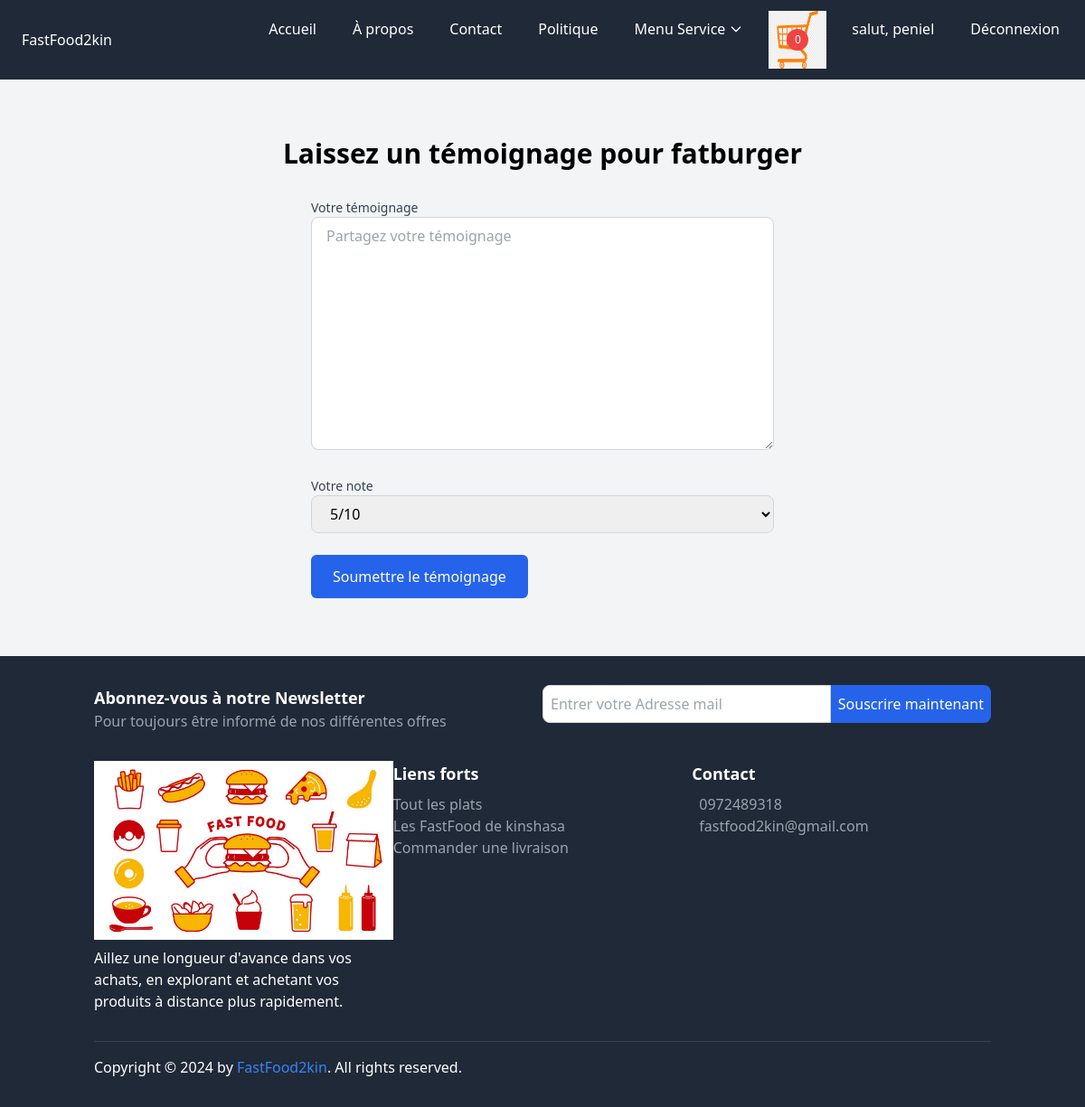
The app's page /user/store/fatburger/add_testimonial/ (signed in) with its own data.
### core/models.py (models this page shows, shortened)
class Cart(models.Model):
    user = models.ForeignKey(settings.AUTH_USER_MODEL, on_delete=models.CASCADE, related_name='carts')
    created_at = models.DateTimeField(auto_now_add=True)
    is_ordered = models.BooleanField(default=False)
    is_active = models.BooleanField(default=True) # Ajoutez ce champ
    def get_item_count(self):
        return sum(item.quantity for item in self.items.all())

class CustomUser(AbstractUser):
    email = models.EmailField(unique=True)
    profile_pic = models.ImageField(upload_to="p_img", blank=True, null=True)
    address = models.CharField(max_length=50, blank=True, null=True)
    phone = models.CharField(max_length=11, blank=True, null=True)
    role = models.CharField(max_length=50, blank=True, null=True)
    bio = models.TextField(blank=True, null=True)
    USERNAME_FIELD = 'email'
    REQUIRED_FIELDS = ('username',)

class Store(models.Model):
    owner = models.ForeignKey(settings.AUTH_USER_MODEL, on_delete=models.CASCADE, related_name="stores")
    name = models.CharField(max_length=255)
    slug=models.SlugField(blank=True, null=True)
    description = models.TextField()
    thumbnail = models.ImageField(upload_to="img", null=True, blank=True, verbose_name="Image du Store")
    created_at = models.DateTimeField(auto_now_add=True)
    updated_at = models.DateTimeField(auto_now=True, verbose_name="Date de mise à jour")
    commune = models.CharField(max_length=100, choices=COMMUNES_CHOICES, default='kinshasa', verbose_name="Commune")

### core/views.py (the view)
# urls.py: path('store/<slug:slug>/add_testimonial/', views.add_testimonial, name='add_testimonial'),
def add_testimonial(request, slug):
    store = Store.objects.get(slug=slug)
    if request.method == 'POST':
        form = TestimonialForm(request.POST)
        if form.is_valid():
            testimonial = form.save(commit=False)
            testimonial.user = request.user  # Assigner l'utilisateur connecté
            testimonial.store = store  # Assigner le magasin
            testimonial.save()
            messages.success(request, 'votre témoignage a été ajoutée avec succès.')
            return redirect('store_detail', slug=store.slug)
    else:
        form = TestimonialForm()
    return render(request, 'core/add_testimonial.html', {'form': form, 'store': store})

### core/forms.py
class TestimonialForm(forms.ModelForm):
    class Meta:
        model = Testimonial
        fields = ['content', 'rating']  # Le champ 'store' est exclu car il est automatiquement pris en compte
        widgets = {
            'content': forms.Textarea(attrs={
                'class': 'w-full px-4 py-2 border border-gray-300 rounded-lg focus:outline-none focus:ring-2 focus:ring-blue-500',
                'placeholder': 'Partagez votre témoignage'
            }),
            'rating': forms.Select(choices=Testimonial.RATING_CHOICES, attrs={
                'class': 'w-full px-4 py-2 border border-gray-300 rounded-lg focus:outline-none focus:ring-2 focus:ring-blue-500'
            })
        }

### core/context_processors.py (called while the page is built)
def cart(request):
    if request.user.is_authenticated:
        cart = get_or_create_cart(request.user)
    else:
        cart = None
    return {'cart': cart}

### core/utils.py (called while the page is built)
def get_or_create_cart(user):
    cart, created = Cart.objects.get_or_create(user=user, is_active=True)
    return cart

### core/templates/core/add_testimonial.html (shortened to what this page needs)
{% extends 'base.html' %}
{% load static %}
{% block content %}
<section class="container mx-auto py-16">
    <h2 class="text-3xl font-bold text-center mb-8">Laissez un témoignage pour {{ store.name }}</h2>
    <form method="POST" class="w-full max-w-lg mx-auto">
        <div class="space-y-6">
            <div>
                <label for="id_content" class="block text-sm font-medium text-gray-700">Votre témoignage</label>
                {{ form.content }}
            </div>
            <div>
                <label for="id_rating" class="block text-sm font-medium text-gray-700">Votre note</label>
                {{ form.rating }}
            </div>
        </div>
        <button type="submit" class="mt-6 px-6 py-3 bg-blue-600 text-white rounded-md hover:bg-blue-700 transition duration-300">
            Soumettre le témoignage
        </button>
    </form>
</section>
{% endblock %}

### templates/base.html (shortened to what this page needs)
{% load static %}
<!DOCTYPE html>
<html lang="fr">
<head>
    <link href="https://cdn.jsdelivr.net/npm/tailwindcss@2.2.19/dist/tailwind.min.css" rel="stylesheet">
</head>
<body class="bg-gray-100">
    <nav class="bg-gray-800 text-white">
        <div class="max-w-7xl mx-auto px-4 py-3 flex justify-between items-center">
            <a href="{% url 'index' %}" class="text-gray hover:underline flex items-center bg-white-800 p-2 rounded">
                FastFood2kin
            </a>
            <div class="hidden md:flex space-x-4">
                <a href="{% url 'index' %}" class="hover:bg-gray-700 px-3 py-2 rounded">Accueil</a>
                <a href="{% url 'apropos' %}" class="hover:bg-gray-700 px-3 py-2 rounded">À propos</a>
                <a href="{% url 'contact' %}" class="hover:bg-gray-700 px-3 py-2 rounded">Contact</a>
                <a href="{% url 'politique' %}" class="hover:bg-gray-700 px-3 py-2 rounded">Politique</a>
<div class="relative">
    <button class="hover:bg-gray-700 px-3 py-2 rounded inline-flex items-center" id="immoDropdownButton">
       Menu Service
        <svg class="ml-1 w-4 h-4" fill="none" stroke="currentColor" viewBox="0 0 24 24" xmlns="http://www.w3.org/2000/svg">
            <path stroke-linecap="round" stroke-linejoin="round" stroke-width="2" d="M19 9l-7 7-7-7"></path>
        </svg>
    </button>
</div>
<a href="{% url 'cart_detail' %}" class="relative inline-block">
    <span id="cart-items-count" class="absolute top-1/2 left-1/2 bg-red-500 text-white rounded-full w-6 h-6 flex items-center justify-center text-xs transform -translate-x-1/2 -translate-y-1/2">
        {{ cart.get_item_count }}
    </span>
</a>
                {% if request.user.is_authenticated %}
                    <a href="{% url 'profile' %}" class="hover:bg-gray-700 px-3 py-2 rounded">salut, {{ request.user.username }}</a>
                    <a href="{% url 'signout' %}" class="hover:bg-gray-700 px-3 py-2 rounded">Déconnexion</a>
                {% else %}
                    <a href="{% url 'signup' %}" class="hover:bg-gray-700 px-3 py-2 rounded">S'inscrire</a>
                    <a href="{% url 'signin' %}" class="hover:bg-gray-700 px-3 py-2 rounded">Connexion</a>
                {% endif %}
            </div>
        </div>
    </nav>
      {% block content %}{% endblock content %}
    <footer class="bg-gray-800 text-white py-8">
        <div class="container mx-auto px-4">
            <div class="mb-8">
                <div class="flex flex-col md:flex-row">
                    <div class="md:w-1/2 mb-4 md:mb-0">
                        <h3 class="text-lg font-bold">Abonnez-vous à notre Newsletter</h3>
                        <p class="text-gray-400">Pour toujours être informé de nos différentes offres</p>
                    </div>
                    <div class="md:w-1/2">
                        <form action="https://api.web3forms.com/submit" method="POST" class="flex">
                            <input type="email" name="email" placeholder="Entrer votre Adresse mail" required class="flex-1 p-2 rounded-l-lg border border-gray-300" />
                            <button class="bg-blue-600 text-white p-2 rounded-r-lg">Souscrire maintenant</button>
                        </form>
                    </div>
                </div>
            </div>
            <div class="flex flex-col md:flex-row mb-8">
                <div class="md:w-1/3 mb-4 md:mb-0">
                    <div class="footer-logo mb-2">
                        <img class="img-fluid" src="{% static 'img/fastfood2.jpg' %}" alt="">
                    </div>
                    <p>Aillez une longueur d'avance dans vos achats, en explorant et achetant vos produits à distance plus rapidement.</p>
                </div>
                <div class="md:w-1/3 mb-4 md:mb-0">
                    <h3 class="text-lg font-bold">Liens forts</h3>
                    <ul class="mt-2">
                        <li><a href="{% url 'list_product' %}" class="text-gray-400 hover:text-white">Tout les plats</a></li>
                        <li><a href="{% url 'list_store' %}" class="text-gray-400 hover:text-white">Les FastFood de kinshasa</a></li>
                        <li><a href="{% url 'creer_commande' %}" class="text-gray-400 hover:text-white">Commander une livraison</a></li>
                    </ul>
                </div>
                <div class="md:w-1/3">
                    <h3 class="text-lg font-bold">Contact</h3>
                    <div class="mt-2">
                        <p class="flex items-center"><a href="callto:+243 97 24 89 318" class="text-gray-400 hover:text-white">0972489318</a></p>
                        <p class="flex items-center"><a href="mailto:ngelekapeniel@gmail.com" class="text-gray-400 hover:text-white">fastfood2kin@gmail.com</a></p>
                    </div>
                </div>
            </div>
            <div class="border-t border-gray-700 pt-4">
                <div class="flex justify-between items-center">
                    <div>
                        <p class="mb-0">Copyright © 2024 by <a href="#" class="text-blue-500 hover:underline">FastFood2kin</a>. All rights reserved.</p>
                    </div>
                </div>
            </div>
        </div>
    </footer>
</body>
</html>

### records on screen
Cart: get_item_count "0"
CustomUser: user.username "peniel"
Store: name "fatburger"
